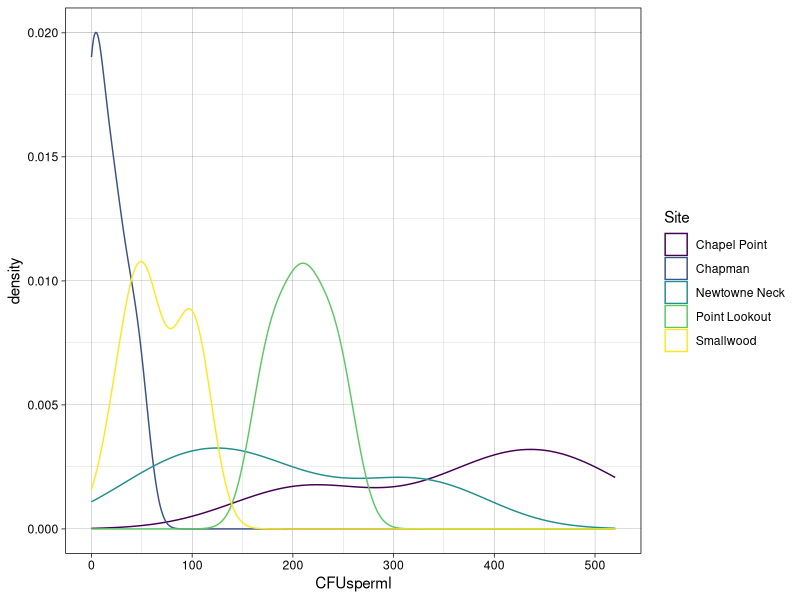
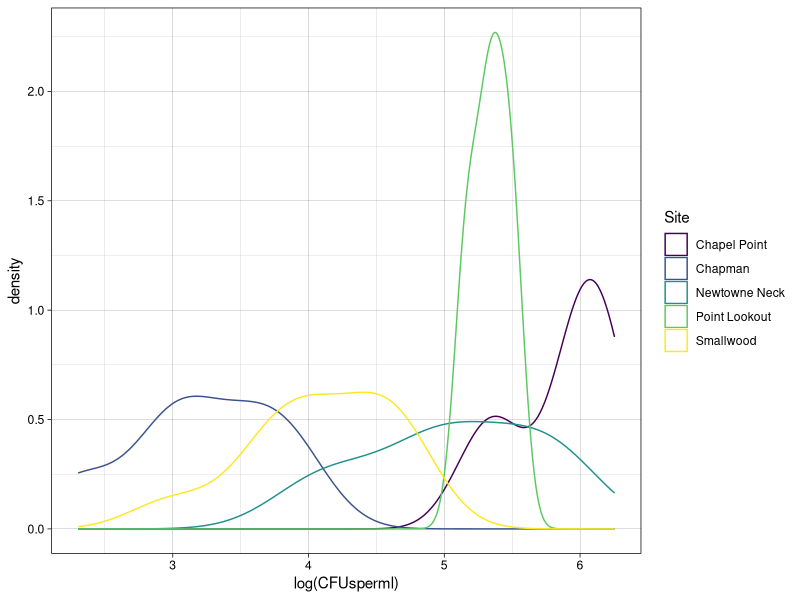
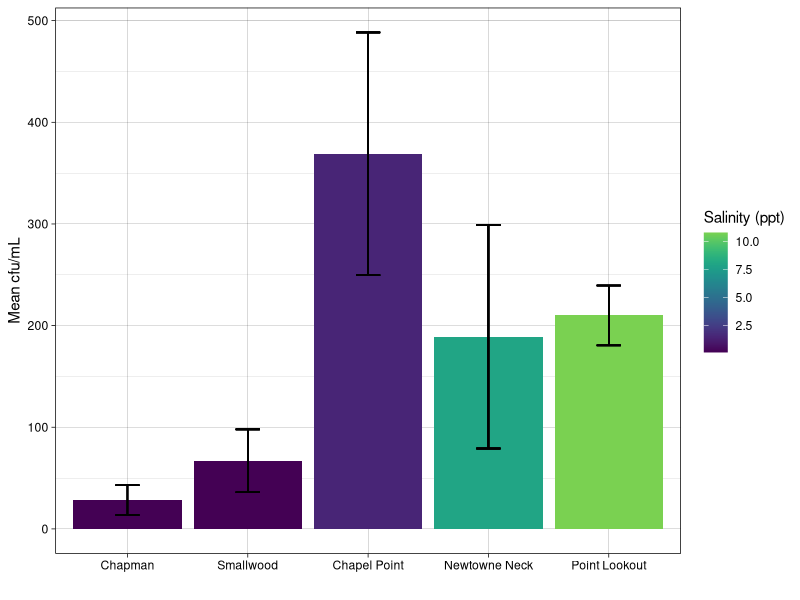
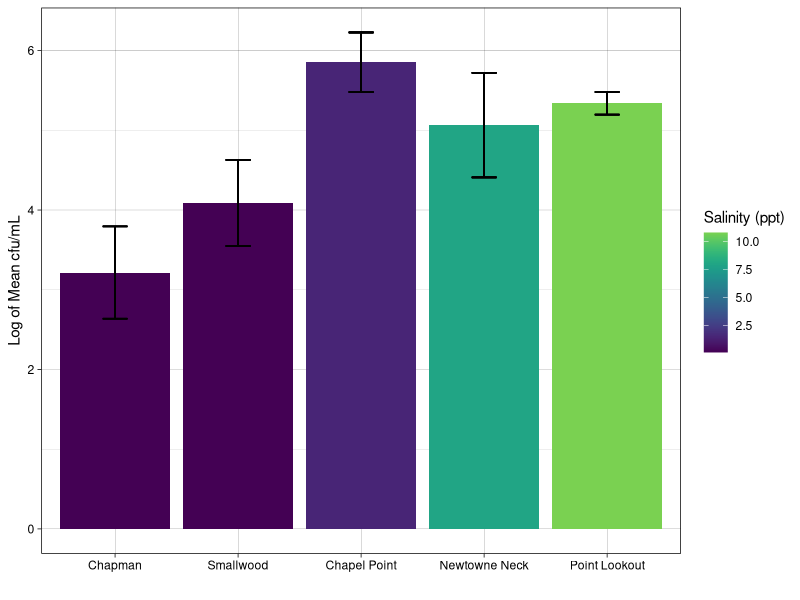

These charts were generated, in order, by the following R code:
## ---- chunk 1
library(tidyverse)
library(viridis)
library(car)
## ---- chunk 2
phyto_mel <- read_csv("platecount.csv")
## ---- chunk 3
ggplot(phyto_mel, aes(CFUsperml, color = Site)) +
  geom_density() +
  scale_color_viridis_d() +
  theme_linedraw()
## ---- chunk 4
ggplot(phyto_mel, aes(log(CFUsperml), color = Site)) +
  geom_density() +
  scale_color_viridis_d() +
  theme_linedraw()
## ---- chunk 5
avg_log_mel <- phyto_mel %>%
  group_by(Site) %>%
  filter(CFUsperml >= 1) %>%
  mutate(log_cfu = log(CFUsperml),
         mean_log = mean(log_cfu),
         sd_log = sd(log_cfu))

avg_mel <- phyto_mel %>%
  group_by(Site) %>%
  filter(CFUsperml >= 1) %>%
  mutate(mean_cfu = mean(CFUsperml),
         sd_cfu = sd(CFUsperml))
## ---- chunk 6
ggplot(avg_mel, aes(reorder(Site, Salinity), mean_cfu, fill = Salinity)) +
  geom_bar(position="dodge", stat = "identity", size = 0.8) +
  geom_errorbar(aes(ymin=mean_cfu - sd_cfu, 
                    ymax= mean_cfu + sd_cfu), 
                width=0.2, linewidth = 0.5,
                 position=position_dodge(.9)) +
  theme_linedraw() +
  labs(x = "", y = "Mean cfu/mL", fill = "Salinity (ppt)") +
  scale_fill_viridis(end = 0.8)
## ---- chunk 7
ggplot(avg_log_mel, aes(reorder(Site, Salinity), mean_log, fill = Salinity)) +
  geom_bar(position="dodge", stat = "identity", size = 0.8) +
  geom_errorbar(aes(ymin=mean_log - sd_log, 
                    ymax= mean_log + sd_log), 
                width=0.2, linewidth = 0.5,
                 position=position_dodge(.9)) +
  theme_linedraw() +
  labs(x = "", y = "Log of Mean cfu/mL", fill = "Salinity (ppt)") +
  scale_fill_viridis(end = 0.8)
## ---- chunk 8
leveneTest(log_cfu ~ Site, avg_log_mel)
## ---- chunk 9
aov <- aov(log_cfu ~ Site, avg_log_mel)
summary(aov)
## ---- chunk 10
TukeyHSD(aov)
